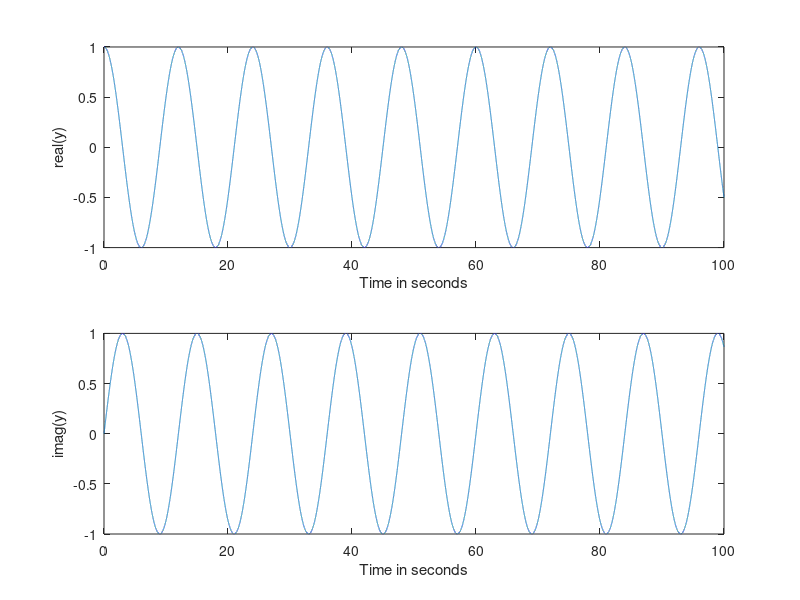
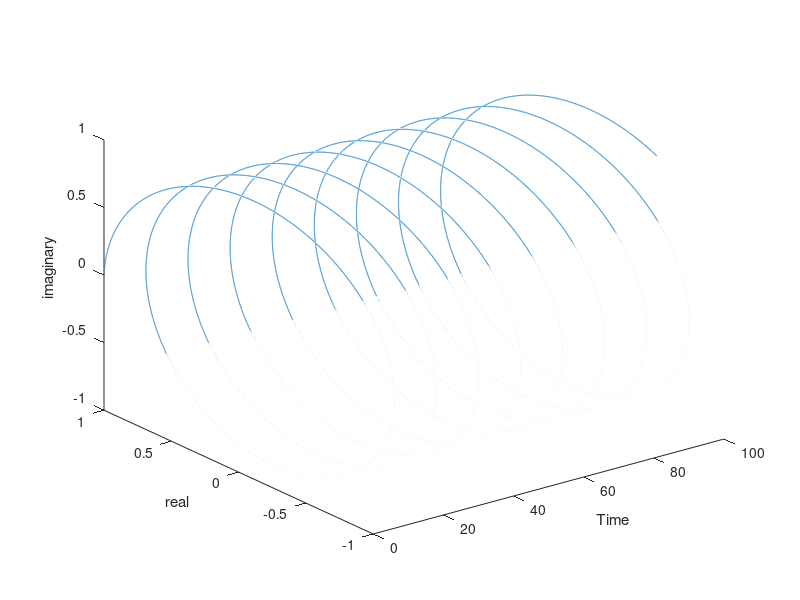

The MATLAB script that drew these images, in order:
t = 0:0.001:100;
y = exp(t*1i*pi/6);

y_real = real(y);
y_imag = imag(y);

figure(1);
subplot(2,1,1);plot(t, y_real);
xlabel('Time in seconds');ylabel('real(y)');
subplot(2,1,2);plot(t, y_imag);
xlabel('Time in seconds');ylabel('imag(y)');

figure(2);
plot3(t, y_real, y_imag);xlabel('Time');ylabel('real');zlabel('imaginary');
